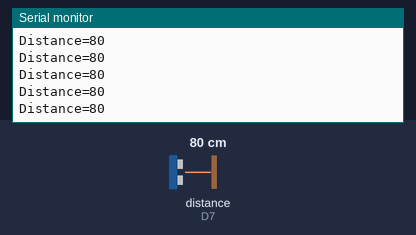
Bench run of a sketch on a simulated ESP8266 (NodeMCU). On the bench: the last lines printed to the serial monitor. Wiring (inferred from the names in the program): ultrasonic range finder: trigger D6; echo D7. The test bench sets the inputs (shaded band); at power-on: distance to the obstacle (sensor on D7) 80 cm. The echo pulse lasts 58.3 µs per cm.

Above: at 1.2 s.
1.3 s: distance to the obstacle (sensor on D7) set to 2 cm
At 1.59 s:
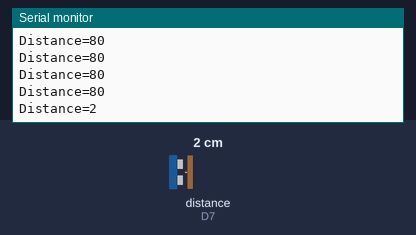
2.8 s: distance to the obstacle (sensor on D7) set to 4 cm
At 2.8 s:
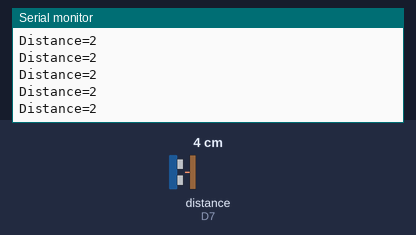
Timing chart, 0 to 5.8 s (numbered marks = the images above; inputs shaded):
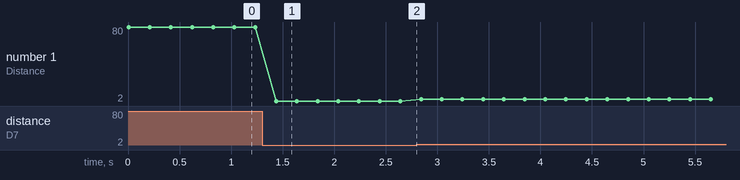

Measured:
- after the input at 1.3 s, the serial monitor: prints a new line after 0.14 s (image 1)
- plotted number 1: 80 → 2 after the input at 1.3 s, 2 → 4 after the input at 2.8 s

The sketch:

Practice.ino
```cpp
#define echo D7
#define trig D6

int duration;
int cm;
void setup()
{Serial.begin(115200);
  pinMode(echo,INPUT);
  pinMode(trig,OUTPUT);

  }

void loop()
{
   check();
   delay(200);
  }

void check()
{
   digitalWrite(trig,LOW);
   delayMicroseconds(2);
   digitalWrite(trig,HIGH);
   delayMicroseconds(10);
   digitalWrite(trig,LOW);
   duration=pulseIn(echo,HIGH);
   cm=duration/29/2;
   Serial.print("Distance=");
   Serial.println(cm);
  }
```
